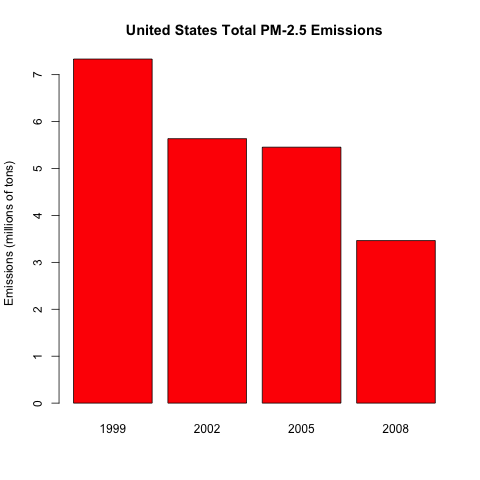

Reproduce this figure in R.
# plot1.R Chart US total annual PM 2.5 emissions by year

readPM25 <- function (filename)
  {
  # read pm2.5 data
  readRDS (filename)
  }

aggregateAnnually <- function (nei)
  {
  #aggregate by year and scale in millions of tons
  annual <- aggregate (Emissions ~ year, data=nei, FUN=sum)
  annual$Emissions <- annual$Emissions / 1000000.0
  annual
  }

plotView <- function (annual)
  {
  png (filename = "plot1.png",
       width = 480, height = 480, 
       units = "px", pointsize = 12,
       bg = "white",  res = NA) 
  
  barplot(annual$Emissions, 
          names.arg = annual$year, 
          main = "United States Total PM-2.5 Emissions",
          ylab = "Emissions (millions of tons)",
          col  = 'red'
         )
  
  dev.off ()
  }

main <- function ()
  {
  nei <- readPM25 ('pm25.rds')
  plotView (aggregateAnnually (nei))
  }

main ()
